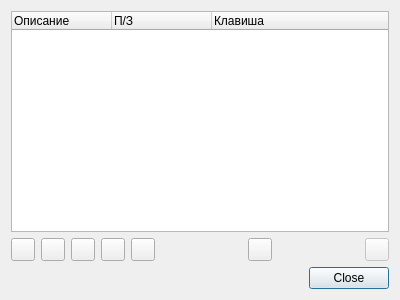
<?xml version="1.0" encoding="UTF-8"?>
<ui version="4.0">
 <class>CommandsDialog</class>
 <widget class="QDialog" name="CommandsDialog">
  <property name="geometry">
   <rect>
    <x>0</x>
    <y>0</y>
    <width>400</width>
    <height>300</height>
   </rect>
  </property>
  <property name="font">
   <font>
    <family>Liberation Sans</family>
    <pointsize>9</pointsize>
   </font>
  </property>
  <property name="windowTitle">
   <string>Команды</string>
  </property>
  <layout class="QVBoxLayout" name="verticalLayout">
   <item>
    <widget class="QTreeWidget" name="commandTree">
     <property name="indentation">
      <number>5</number>
     </property>
     <property name="allColumnsShowFocus">
      <bool>true</bool>
     </property>
     <property name="columnCount">
      <number>3</number>
     </property>
     <attribute name="headerMinimumSectionSize">
      <number>5</number>
     </attribute>
     <column>
      <property name="text">
       <string>Описание</string>
      </property>
     </column>
     <column>
      <property name="text">
       <string>П/З</string>
      </property>
     </column>
     <column>
      <property name="text">
       <string>Клавиша</string>
      </property>
     </column>
    </widget>
   </item>
   <item>
    <layout class="QHBoxLayout" name="commandsControl">
     <item>
      <widget class="QToolButton" name="commandNew">
       <property name="toolTip">
        <string>Создать команду</string>
       </property>
       <property name="text">
        <string/>
       </property>
       <property name="icon">
        <iconset resource="../resources/res.qrc">
         <normaloff>:/create.png</normaloff>:/create.png</iconset>
       </property>
      </widget>
     </item>
     <item>
      <widget class="QToolButton" name="commandDuplicate">
       <property name="toolTip">
        <string>Копировать команду</string>
       </property>
       <property name="text">
        <string/>
       </property>
       <property name="icon">
        <iconset resource="../resources/res.qrc">
         <normaloff>:/duplicate.png</normaloff>:/duplicate.png</iconset>
       </property>
      </widget>
     </item>
     <item>
      <widget class="QToolButton" name="commandEdit">
       <property name="toolTip">
        <string>Редакт. команду</string>
       </property>
       <property name="text">
        <string/>
       </property>
       <property name="icon">
        <iconset resource="../resources/res.qrc">
         <normaloff>:/edit.png</normaloff>:/edit.png</iconset>
       </property>
      </widget>
     </item>
     <item>
      <widget class="QToolButton" name="commandRun">
       <property name="toolTip">
        <string>Выполнить</string>
       </property>
       <property name="text">
        <string/>
       </property>
       <property name="icon">
        <iconset resource="../resources/res.qrc">
         <normaloff>:/play.png</normaloff>:/play.png</iconset>
       </property>
      </widget>
     </item>
     <item>
      <widget class="QToolButton" name="commandOutput">
       <property name="toolTip">
        <string>Статус выполнения</string>
       </property>
       <property name="text">
        <string/>
       </property>
       <property name="icon">
        <iconset resource="../resources/res.qrc">
         <normaloff>:/listing.png</normaloff>:/listing.png</iconset>
       </property>
      </widget>
     </item>
     <item>
      <spacer name="horizontalSpacer_3">
       <property name="orientation">
        <enum>Qt::Horizontal</enum>
       </property>
       <property name="sizeHint" stdset="0">
        <size>
         <width>40</width>
         <height>20</height>
        </size>
       </property>
      </spacer>
     </item>
     <item>
      <widget class="QToolButton" name="commandDelete">
       <property name="toolTip">
        <string>Удалить команду</string>
       </property>
       <property name="text">
        <string/>
       </property>
       <property name="icon">
        <iconset resource="../resources/res.qrc">
         <normaloff>:/bin.png</normaloff>:/bin.png</iconset>
       </property>
      </widget>
     </item>
     <item>
      <spacer name="horizontalSpacer_4">
       <property name="orientation">
        <enum>Qt::Horizontal</enum>
       </property>
       <property name="sizeHint" stdset="0">
        <size>
         <width>40</width>
         <height>20</height>
        </size>
       </property>
      </spacer>
     </item>
     <item>
      <widget class="ButtonSwitch" name="commandKeyboardConnect">
       <property name="enabled">
        <bool>false</bool>
       </property>
       <property name="toolTip">
        <string>Клавиатура → команды</string>
       </property>
       <property name="text">
        <string/>
       </property>
       <property name="icon">
        <iconset resource="../resources/res.qrc">
         <normaloff>:/keyboard.png</normaloff>:/keyboard.png</iconset>
       </property>
      </widget>
     </item>
    </layout>
   </item>
   <item>
    <widget class="QDialogButtonBox" name="buttonBox">
     <property name="orientation">
      <enum>Qt::Horizontal</enum>
     </property>
     <property name="standardButtons">
      <set>QDialogButtonBox::Close</set>
     </property>
    </widget>
   </item>
  </layout>
 </widget>
 <customwidgets>
  <customwidget>
   <class>ButtonSwitch</class>
   <extends>QToolButton</extends>
   <header>gui/buttonswitch.h</header>
  </customwidget>
 </customwidgets>
 <resources>
  <include location="../resources/res.qrc"/>
 </resources>
 <connections>
  <connection>
   <sender>buttonBox</sender>
   <signal>accepted()</signal>
   <receiver>CommandsDialog</receiver>
   <slot>accept()</slot>
   <hints>
    <hint type="sourcelabel">
     <x>248</x>
     <y>254</y>
    </hint>
    <hint type="destinationlabel">
     <x>157</x>
     <y>274</y>
    </hint>
   </hints>
  </connection>
  <connection>
   <sender>buttonBox</sender>
   <signal>rejected()</signal>
   <receiver>CommandsDialog</receiver>
   <slot>reject()</slot>
   <hints>
    <hint type="sourcelabel">
     <x>316</x>
     <y>260</y>
    </hint>
    <hint type="destinationlabel">
     <x>286</x>
     <y>274</y>
    </hint>
   </hints>
  </connection>
 </connections>
</ui>
